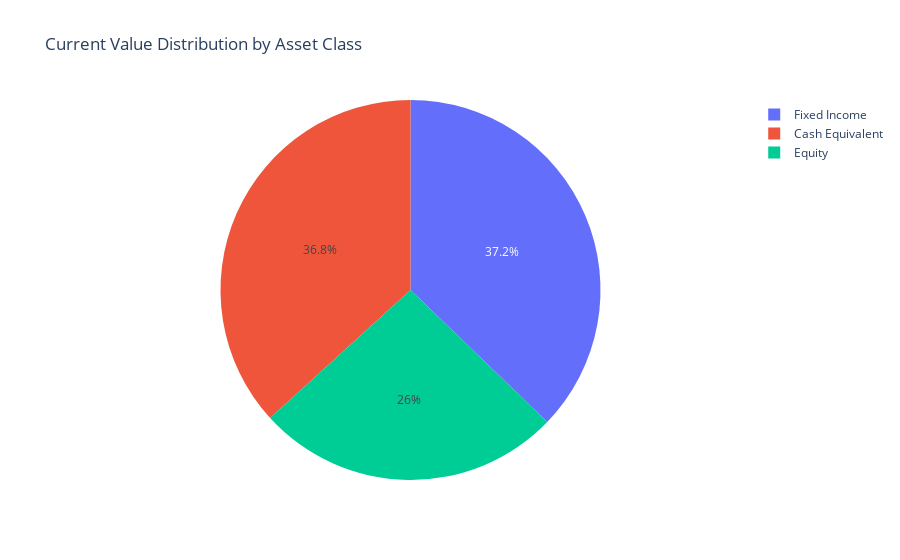

The cell this chart's notebook holds for it:
### Code cell
fig = px.pie(df, names='asset_class', values='current_value', title='Current Value Distribution by Asset Class')
fig.show()

### Figure 1 — Plotly figure (JSON) as saved in the notebook; plotly's stock layout.template omitted (floating-point values rounded to 4 significant figures)
{"data": [{"domain": {"x": [0.0, 1.0], "y": [0.0, 1.0]}, "hovertemplate": "asset_class=%{label}<br>current_value=%{value}<extra></extra>", "labels": ["Cash Equivalent", "Equity", "Fixed Income", "Fixed Income", "Fixed Income", "Fixed Income", "Cash Equivalent", "Cash Equivalent", "Equity", "Equity", "Equity", "Equity", "Fixed Income", "Equity", "Equity", "Fixed Income", "Equity", "Fixed Income", "Fixed Income", "Fixed Income", "Fixed Income", "Fixed Income", "Equity", "Fixed Income", "Cash Equivalent", "Cash Equivalent", "Cash Equivalent", "Cash Equivalent", "Cash Equivalent"], "legendgroup": "", "name": "", "showlegend": true, "values": [440000.0, 114800.0, 102600.0, 99860.0, 78950.0, 70220.0, 50930.0, 50200.0, 39820.0, 39490.0, 38680.0, 37310.0, 36630.0, 35480.0, 34040.0, 33490.0, 31670.0, 30880.0, 24070.0, 23950.0, 23910.0, 21090.0, 19690.0, 13620.0, 6281.0, 2611.0, 1236.0, 1173.0, 238.5], "type": "pie"}], "layout": {"legend": {"tracegroupgap": 0}, "title": {"text": "Current Value Distribution by Asset Class"}}}
